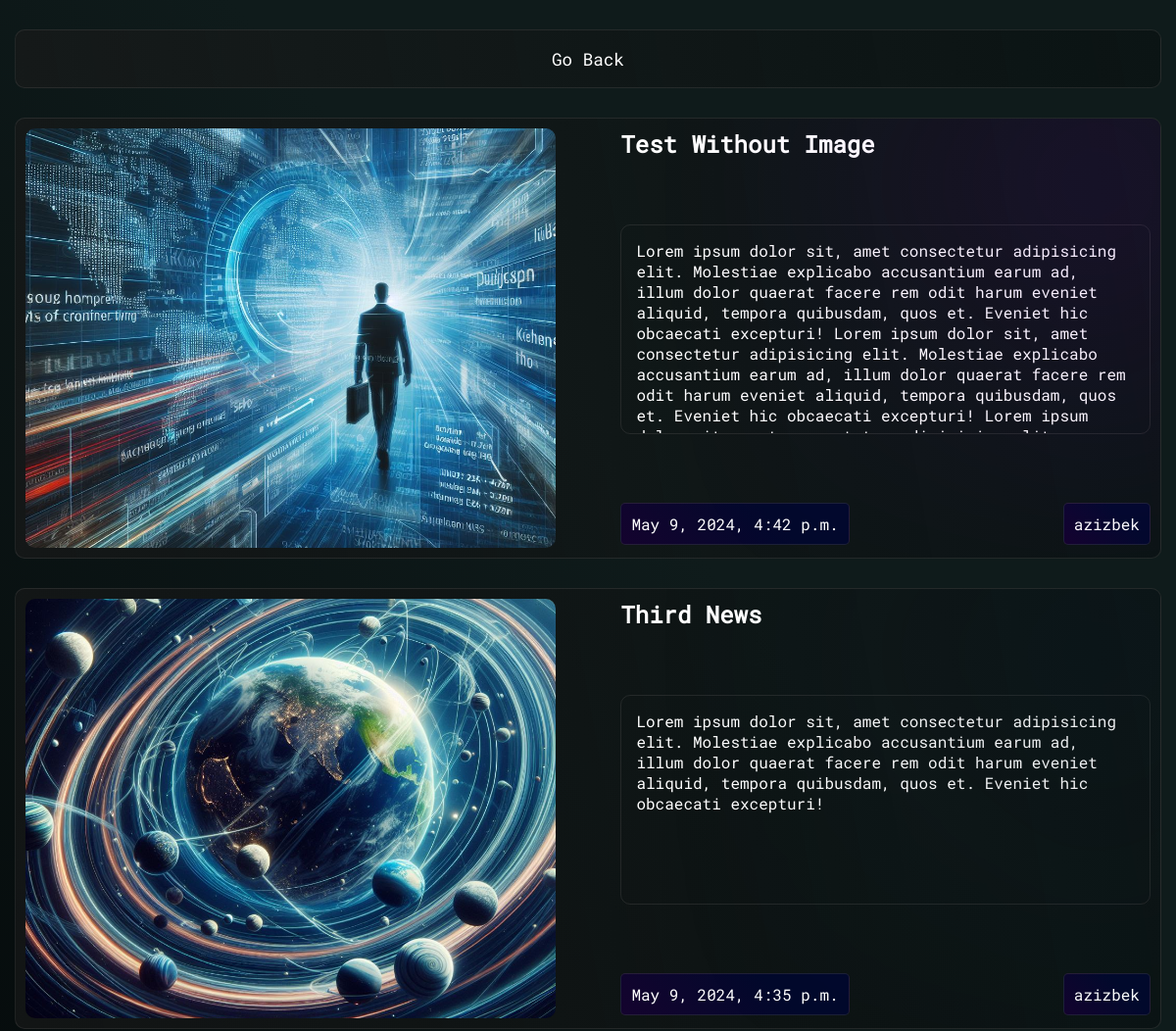
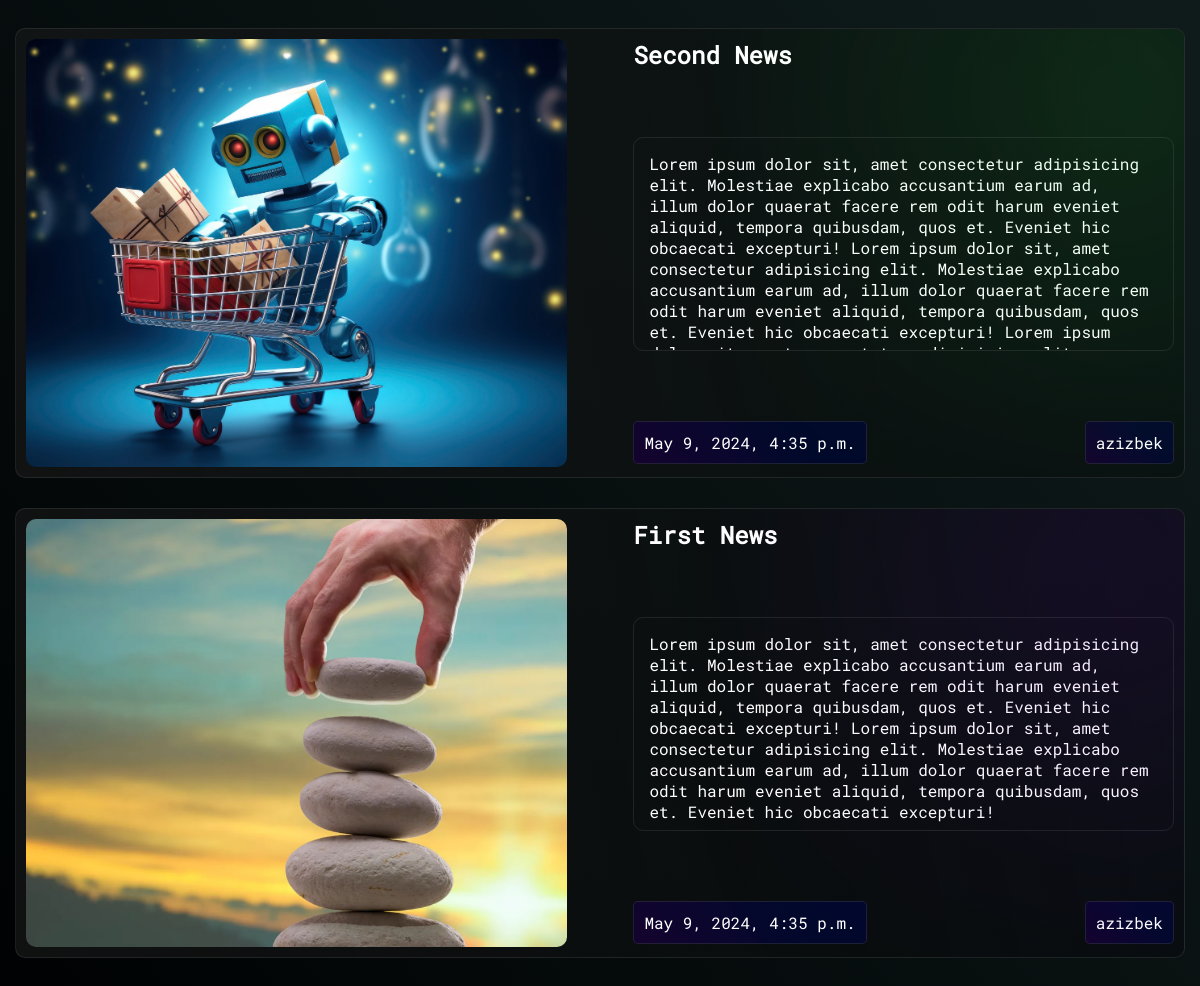
Page /news/ on the committed database (2 pictures, top to bottom).
### app/models.py (models this page shows, shortened)
class News(models.Model):
    title = models.CharField(max_length=150)
    description = models.TextField()
    image = models.ImageField(upload_to='news/', default='default/default_news.jpg')
    date = models.DateTimeField(auto_now_add=True)
    author = models.ForeignKey(User, blank=True, null=True , on_delete=models.PROTECT)

### app/views.py (the view)
# urls.py: path("news/" , news , name='news'),
def news(request):
    news = News.objects.all().order_by('-id')
    data = {
        'news' : news,
    }
    return render(request, 'news.html', context=data)

### template/news.html (shortened to what this page needs)
<!DOCTYPE html>
<html lang="en">
{% load static %}
<head>
    <link rel="stylesheet" href="{% static 'css/style.css' %}">
    <link rel="stylesheet" href="{% static 'css/media.css' %}">
</head>
<body>
    <div class="container">
        <div style="padding: 0px 15px;">
            <a href="/" class="btn_to_see_more" style="margin-top: 30px;">Go Back</a>
        </div>
        <section>
            <div class="news_card_wrapper">
                {% for i in news %}
                <div class="news_card">
                    <div class="news_card_image">
                        <img src="{{ i.image.url }}" alt="">
                    </div>
                    <div class="news_card_content">
                        <div class="news_card_content_title">
                            <h2>
                                {{ i.title }}
                            </h2>
                        </div>
                        <div class="news_card_content_text">
                            <p>
                                {{ i.description }}
                            </p>
                        </div>
                        <div class="news_card_content_date">
                            <p>
                                <span>{{ i.date }}</span>
                            </p>
                            <p>
                                <span>{{ i.author }}</span>
                            </p>
                        </div>
                    </div>
                </div>
                {% endfor %}
            </div>
        </section>
    </div>
</body>
</html>

### staticfiles/css/style.css (style rules this page uses)
* { margin: 0; padding: 0; box-sizing: border-box; font-family: "ROBOTO"; list-style: none; text-decoration: none; color: var(--white); transition: all 0.3s; }
body { background: var(--bg_gradient); background-repeat: no-repeat; min-height: 100vh; position: relative; }
.container { max-width: 1200px; height: auto; margin: 0 auto; position: relative !important; }
section { width: 100%; height: auto; padding: var(--medium-distance) 0; position: relative !important; }
a { cursor: pointer; }
.btn_to_see_more { width: 100%; height: 60px; display: flex; justify-content: center; align-items: center; border: 1px solid var(--secondary_opacity); border-radius: var(--x-small-distance); background: var(--card_gradient); font-size: var(--medium_font_size); }
.news_card_wrapper { width: 100%; height: auto; display: grid; grid-template-columns: repeat(1, 1fr); gap: var(--medium-distance);; padding: 0 var(--small-distance); }
.news_card { width: 100%; height: 450px; border: 1px solid var(--secondary_opacity); border-radius: var(--x-small-distance); display: flex; justify-content: space-between; background: var(--card_gradient); position: relative; overflow: hidden; }
.news_card > div { width: 48%; height: 100%; padding: var(--x-small-distance); }
.news_card_image img { width: 100%; height: 100%; object-fit: cover; border-radius: var(--x-small-distance); }
.news_card_content { display: flex; flex-direction: column; justify-content: space-between; }
.news_card_content_text { width: 100%; height: 50%; border: 1px solid var(--secondary_opacity); padding: var(--small-distance); border-radius: var(--x-small-distance); overflow-y: auto; }
.news_card_content_date { width: 100%; height: 50px; display: flex; justify-content: space-between; align-items: center; }
.news_card_content_date p { padding: var(--x-small-distance); border: 1px solid var(--secondary_opacity); background: var(--blue_gradient); border-radius: var(--xx-small-distance); }
.news_card::before { content: ''; position: absolute; width: 150px; height: 150px; background: var(--i); border-radius: 100%; top: -10px; right: -10px; filter: blur(150px); border: 1px solid #fff; }

### staticfiles/css/constants.css (style rules this page uses)
:root { --dark_blue:#0d1b2a; --light_blue:#003A5D; --dark:#171717; --secondary:#4d4d4d; --white:#fff; --black:#000; --dark_opacity:#1717175a; --dark_blue_opacity:#0d1b2abe; --light_blur_opacity:#0027425a; --secondary_opacity:#4d4d4d5a; --large-distance: 50px; --medium-distance: 30px; --small-distance: 15px; --x-small-distance: 10px; --xx-small-distance: 5px; --card_gradient:linear-gradient(80deg, rgba(27, 27, 27, 0.6), rgba(0, 0, 0, 0.249)); --bg_gradient:linear-gradient(50deg, rgb(0, 2, 3) 0%, rgb(15, 27, 27) 67%); --blue_gradient:linear-gradient(45deg, rgb(20, 3, 46) 0%, rgb(2, 9, 44) 67%); --card_shadow: 0 0 10px rgba(0, 0, 0, 0.2); --blue_shadow: 0 0 10px rgba(7, 31, 59, 0.503); --light_shadow: 0 0 10px rgba(255,255,255,0.7); --x-large_font_size: 2.1em; --large_font_size: 1.5em; --medium_font_size: 1.1em; --small_font_size: 0.9em; --x_small_font_size: 0.7em; }

### rows in the picture
News: image (placeholder picture), title "Test Without Image", description "Lorem ipsum dolor sit, amet consectetur adipisicing elit. Molestiae explicabo accusantium earum ad, illum dolor quaerat facere rem odit harum eveniet aliquid, tempora quibusdam, quos et. Eveniet hic obcaecati excepturi! Lorem ipsum dolor sit, amet consectetur adipisicing elit. Molestiae explicabo accusantium earum ad, illum dolor quaerat facere rem odit harum eveniet aliquid, tempora quibusdam, quos et. Eveniet hic obcaecati excepturi! Lorem ipsum…", date "May 9, 2024, 4:42 p.m.", author "azizbek"
News: image (picture), title "Third News", description "Lorem ipsum dolor sit, amet consectetur adipisicing elit. Molestiae explicabo accusantium earum ad, illum dolor quaerat facere rem odit harum eveniet aliquid, tempora quibusdam, quos et. Eveniet hic obcaecati excepturi!", date "May 9, 2024, 4:35 p.m.", author "azizbek"
News: image (picture), title "Second News", description "Lorem ipsum dolor sit, amet consectetur adipisicing elit. Molestiae explicabo accusantium earum ad, illum dolor quaerat facere rem odit harum eveniet aliquid, tempora quibusdam, quos et. Eveniet hic obcaecati excepturi! Lorem ipsum dolor sit, amet consectetur adipisicing elit. Molestiae explicabo accusantium earum ad, illum dolor quaerat facere rem odit harum eveniet aliquid, tempora quibusdam, quos et. Eveniet hic obcaecati excepturi! Lorem ipsum…", date "May 9, 2024, 4:35 p.m.", author "azizbek"
News: image (picture), title "First News", description "Lorem ipsum dolor sit, amet consectetur adipisicing elit. Molestiae explicabo accusantium earum ad, illum dolor quaerat facere rem odit harum eveniet aliquid, tempora quibusdam, quos et. Eveniet hic obcaecati excepturi! Lorem ipsum dolor sit, amet consectetur adipisicing elit. Molestiae explicabo accusantium earum ad, illum dolor quaerat facere rem odit harum eveniet aliquid, tempora quibusdam, quos et. Eveniet hic obcaecati excepturi!", date "May 9, 2024, 4:35 p.m.", author "azizbek"
